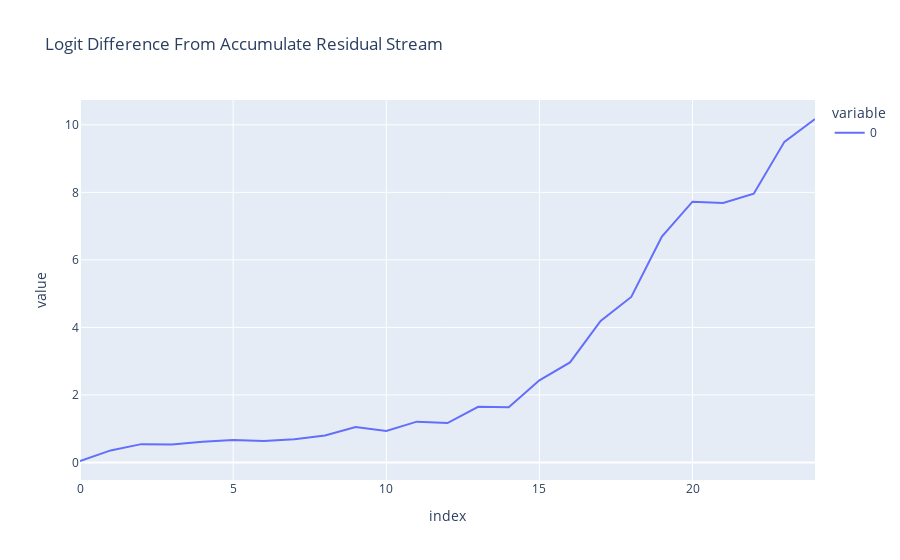

Source (notebook cell):
### Markdown cell above
### Acumulated residual stream logit difference average

### Code cell
def residual_stack_to_logit_diff(residual_stack: Float[torch.Tensor, "components batch d_model"], cache: ActivationCache) -> float:
    scaled_residual_stack = cache.apply_ln_to_stack(residual_stack, layer = -1, pos_slice=-1)
    return einsum("n_layers batch d_model, batch d_model -> n_layers", scaled_residual_stack, logit_diff_directions)


accumulated_residual, labels = clean_cache_single.accumulated_resid(layer=-1, incl_mid=True, pos_slice=-1, return_labels=True)
logit_lens_logit_diffs = residual_stack_to_logit_diff(accumulated_residual, clean_cache_single)
line(logit_lens_logit_diffs,  hover_name=labels, title="Logit Difference From Accumulate Residual Stream")

### Figure 1 — Plotly figure (JSON) as saved in the notebook; plotly's stock layout.template omitted (floating-point values rounded to 4 significant figures)
{"data": [{"hovertemplate": "<b>%{hovertext}</b><br><br>variable=0<br>index=%{x}<br>value=%{y}<extra></extra>", "hovertext": ["0_pre", "0_mid", "1_pre", "1_mid", "2_pre", "2_mid", "3_pre", "3_mid", "4_pre", "4_mid", "5_pre", "5_mid", "6_pre", "6_mid", "7_pre", "7_mid", "8_pre", "8_mid", "9_pre", "9_mid", "10_pre", "10_mid", "11_pre", "11_mid", "final_post"], "legendgroup": "0", "line": {"color": "#636efa", "dash": "solid"}, "marker": {"symbol": "circle"}, "mode": "lines", "name": "0", "orientation": "v", "showlegend": true, "type": "scatter", "x": [0, 1, 2, 3, 4, 5, 6, 7, 8, 9, 10, 11, 12, 13, 14, 15, 16, 17, 18, 19, 20, 21, 22, 23, 24], "xaxis": "x", "y": [0.04423, 0.3579, 0.5438, 0.5328, 0.6136, 0.6658, 0.6337, 0.6908, 0.802, 1.053, 0.9324, 1.21, 1.168, 1.65, 1.64, 2.434, 2.965, 4.191, 4.903, 6.689, 7.724, 7.688, 7.959, 9.497, 10.17], "yaxis": "y"}], "layout": {"legend": {"title": {"text": "variable"}, "tracegroupgap": 0}, "title": {"text": "Logit Difference From Accumulate Residual Stream"}, "xaxis": {"anchor": "y", "domain": [0, 1], "title": {"text": "index"}}, "yaxis": {"anchor": "x", "domain": [0, 1], "title": {"text": "value"}}}}
